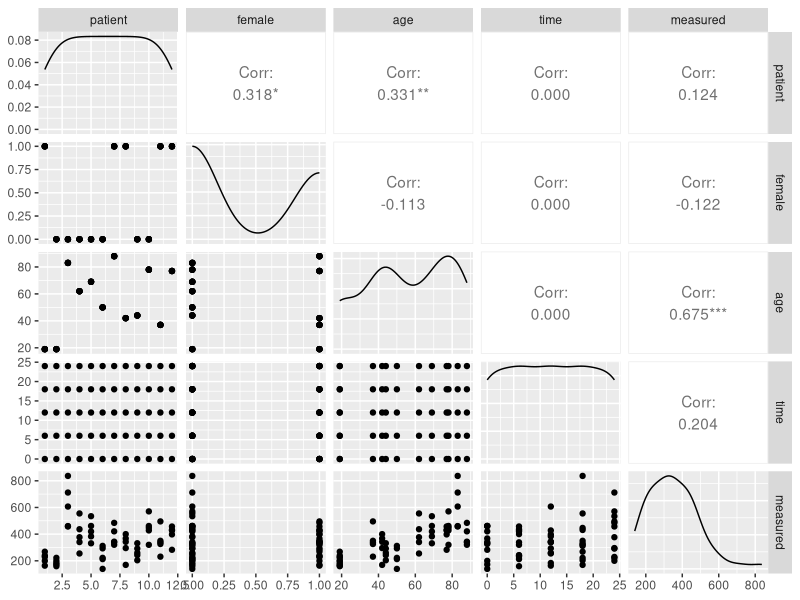
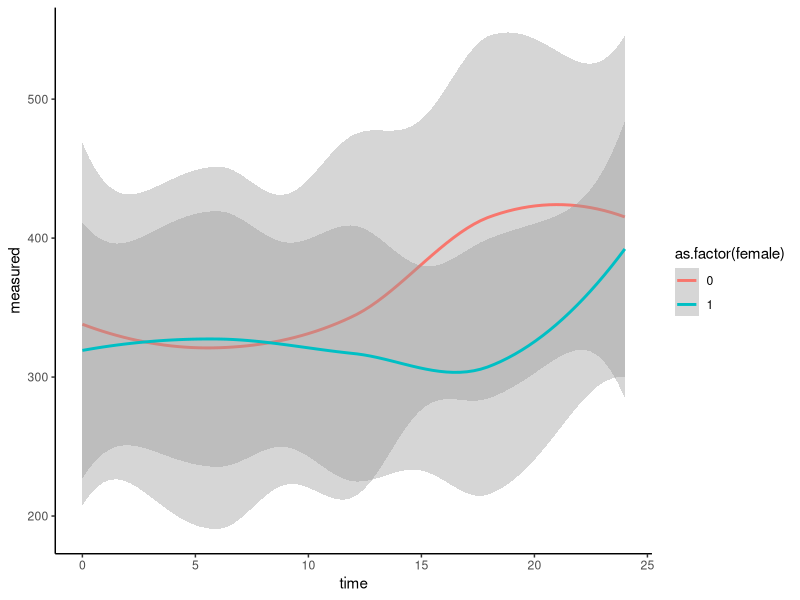

Source code (R) for these figures, in order: (Note: this script raises an error after producing the figures.)
## ---- chunk 1
knitr::opts_chunk$set(echo = TRUE)
library(ggplot2)
library(dplyr)
## ---- chunk 2
# Load dataset.
sgaj <- read.csv("sgaj.csv")
head(sgaj, 7)
## ---- chunk 3
library("GGally")
ggpairs(sgaj)
## ---- chunk 4
ggplot(sgaj, aes(x=time, y=measured, group=female, color=as.factor(female))) + geom_smooth() + theme_classic()

ggplot(sgaj, aes(x=time, y=measured, group=age_group, color=age_group)) + geom_smooth() + theme_classic()
## ---- chunk 5
summary(sgaj$age)

# Create age groups
sgaj <- sgaj %>%
  mutate(age_group = case_when(
    age >= 18 & age <= 30 ~ "18-30",
    age >= 31 & age <= 50 ~ "31-50",
    age >= 51 & age <= 70 ~ "51-70",
    age > 70 ~ "71+"
))
## ---- chunk 6
ggplot(sgaj, aes(x = as.factor(time), y = measured, group = patient, color = as.factor(female))) + 
  geom_point(size=3) +
  geom_line(linewidth=1.3) + 
  facet_wrap(~age_group, ncol=4) +
  theme_classic() +
  labs(
    title = "Trajectory of SGAJ levels by Patient - Faceted by Age Group",
    x = "Time After SEYAB Administration (hours)",
    y = "Measured SGAJ (μmol/L)",
    color = "Sex"
  ) +
  scale_color_manual(
    values = c("blue", "pink"), 
    labels = c("Male", "Female")  # Set labels for Male and Female
  )
